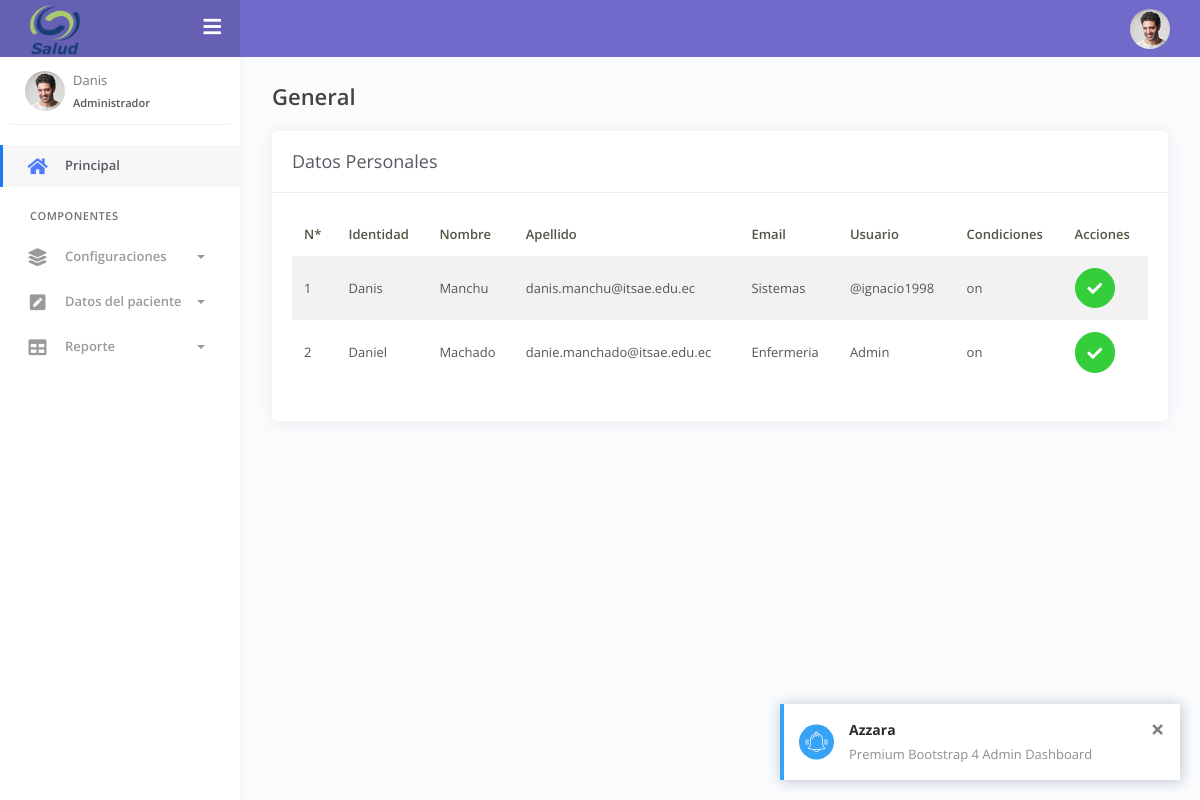
/vistas/usuarios.php (signed in), run on the app's committed database.
### tables this page shows
CREATE TABLE `usuarios` (
  `id_usua` int(11) NOT NULL,
  `cedula_usua` int(10) NOT NULL,
  `nombre_usua` varchar(50) NOT NULL,
  `apellido_usua` varchar(50) NOT NULL,
  `email_usua` varchar(80) NOT NULL,
  `carrera_usua` varchar(80) NOT NULL,
  `usuario_usua` varchar(50) NOT NULL,
  `password_usua` varchar(300) NOT NULL,
  `agree` varchar(5) NOT NULL
);

### modelo/conection.php (called while the page is built)
<?php
   function consultarSQL($query){ $mysqli = new mysqli("localhost", "root",
"@ignacio1998", "nutri"); if (mysqli_connect_errno()) { echo "El sistema tiene
errore al conectarse"; }
	     $mysqli->set_charset("uft8");
	     $mysqli->autocommit(FALSE);
	     $mysqli->begin_transaction(MYSQLI_TRANS_START_WITH_CONSISTENT_SNAPSHOT);
	     if ($consulta=$mysqli->query($query)) {
	     	if ($mysqli->commit()) {
	     	}else {
	     		echo "Datos no guardados";
	     	}
	     }else {
	     	$mysqli->rollback();
	     }
	     return $consulta;
   }
?>

### modelo/consulta.php (the view, shortened to what this page needs)
<?php
  require_once ('conection.php');
  $consulta = "SELECT  * FROM usuarios";
  $datos = consultarSQL($consulta);
  while ($fila=$datos->fetch_array(MYSQLI_ASSOC)) {
    echo "<tr>
            <td>".$fila['id_usua']."</td>
            <td>".$fila['nombre_usua']."</td>
            <td>".$fila['apellido_usua']."</td>
            <td>".$fila['email_usua']."</td>
            <td>".$fila['carrera_usua']."</td>
            <td>".$fila['usuario_usua']."</td>
            <td>".$fila['agree']."</td>
            <td><button type='button' data-toggle='modal' data-target='#modal' class='btn btn-icon btn-round btn-success'><i class='fa fa-check'></i>
                    </button></td>
          </tr>";
    }
?>

### data on the page
usuarios: id_usua "1", nombre_usua "Danis", apellido_usua "Manchu", email_usua "danis.manchu@itsae.edu.ec", carrera_usua "Sistemas", usuario_usua "@ignacio1998", agree "on"
usuarios: id_usua "2", nombre_usua "Daniel", apellido_usua "Machado", email_usua "danie.manchado@itsae.edu.ec", carrera_usua "Enfermeria", usuario_usua "Admin", agree "on"

### other printed values
$_SESSION['nombre_usua'] "Danis"
